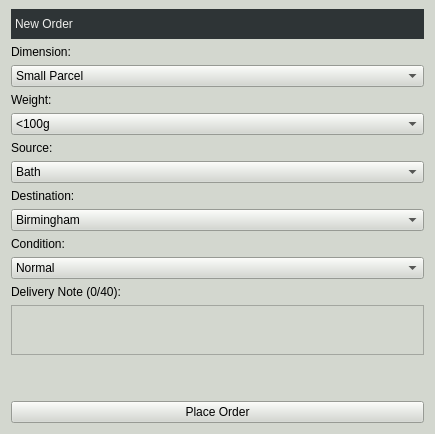
           <widget class="QWidget" name="verticalWidget" native="true">
            <property name="sizePolicy">
             <sizepolicy hsizetype="Fixed" vsizetype="Preferred">
              <horstretch>0</horstretch>
              <verstretch>0</verstretch>
             </sizepolicy>
            </property>
            <property name="minimumSize">
             <size>
              <width>435</width>
              <height>0</height>
             </size>
            </property>
            <property name="maximumSize">
             <size>
              <width>435</width>
              <height>16777215</height>
             </size>
            </property>
            <property name="styleSheet">
             <string notr="true">background-color: rgb(211, 215, 207);</string>
            </property>
            <layout class="QVBoxLayout" name="verticalLayout_21">
             <property name="topMargin">
              <number>9</number>
             </property>
             <item>
              <widget class="QLabel" name="PlaceAnOrderLabel">
               <property name="minimumSize">
                <size>
                 <width>0</width>
                 <height>30</height>
                </size>
               </property>
               <property name="maximumSize">
                <size>
                 <width>435</width>
                 <height>16777215</height>
                </size>
               </property>
               <property name="styleSheet">
                <string notr="true">font: 14pt &quot;Ubuntu&quot;;
color: rgb(238, 238, 236);
background-color: rgb(46, 52, 54);</string>
               </property>
               <property name="text">
                <string>New Order</string>
               </property>
               <property name="indent">
                <number>4</number>
               </property>
              </widget>
             </item>
             <item>
              <widget class="QLabel" name="label_22">
               <property name="text">
                <string>Dimension:</string>
               </property>
              </widget>
             </item>
             <item>
              <widget class="QComboBox" name="dimensionsComboBox">
               <property name="maximumSize">
                <size>
                 <width>435</width>
                 <height>16777215</height>
                </size>
               </property>
               <item>
                <property name="text">
                 <string>Small Parcel</string>
                </property>
               </item>
               <item>
                <property name="text">
                 <string>353 x 250 x 20.5</string>
                </property>
               </item>
               <item>
                <property name="text">
                 <string>450 x 350 x 160</string>
                </property>
               </item>
               <item>
                <property name="text">
                 <string>610 x 460 x 460</string>
                </property>
               </item>
              </widget>
             </item>
             <item>
              <widget class="QLabel" name="label_23">
               <property name="text">
                <string>Weight:</string>
               </property>
              </widget>
             </item>
             <item>
              <widget class="QComboBox" name="weightComboBox">
               <item>
                <property name="text">
                 <string>&lt;100g</string>
                </property>
               </item>
               <item>
                <property name="text">
                 <string>100g</string>
                </property>
               </item>
               <item>
                <property name="text">
                 <string>250g</string>
                </property>
               </item>
               <item>
                <property name="text">
                 <string>750g</string>
                </property>
               </item>
               <item>
                <property name="text">
                 <string>1kg</string>
                </property>
               </item>
               <item>
                <property name="text">
                 <string>2kg</string>
                </property>
               </item>
               <item>
                <property name="text">
                 <string>5kg</string>
                </property>
               </item>
               <item>
                <property name="text">
                 <string>10kg</string>
                </property>
               </item>
               <item>
                <property name="text">
                 <string>20kg</string>
                </property>
               </item>
              </widget>
             </item>
             <item>
              <widget class="QLabel" name="label_24">
               <property name="text">
                <string>Source:</string>
               </property>
              </widget>
             </item>
             <item>
              <widget class="QComboBox" name="sourceComboBox">
               <item>
                <property name="text">
                 <string>Bath</string>
                </property>
               </item>
               <item>
                <property name="text">
                 <string>Birmingham</string>
                </property>
               </item>
               <item>
                <property name="text">
                 <string>Bradford</string>
                </property>
               </item>
               <item>
                <property name="text">
                 <string>Brighton and Hove</string>
                </property>
               </item>
               <item>
                <property name="text">
                 <string>Bristol</string>
                </property>
               </item>
               <item>
                <property name="text">
                 <string>Cambridge</string>
                </property>
               </item>
               <item>
                <property name="text">
                 <string>Canterbury</string>
                </property>
               </item>
               <item>
                <property name="text">
                 <string>Carlisle</string>
                </property>
               </item>
               <item>
                <property name="text">
                 <string>Chelmsford</string>
                </property>
               </item>
               <item>
                <property name="text">
                 <string>Chester</string>
                </property>
               </item>
               <item>
                <property name="text">
                 <string>Chichester</string>
                </property>
               </item>
               <item>
                <property name="text">
                 <string>Coventry</string>
                </property>
               </item>
               <item>
                <property name="text">
                 <string>Derby</string>
                </property>
               </item>
               <item>
                <property name="text">
                 <string>Durham</string>
                </property>
               </item>
               <item>
                <property name="text">
                 <string>Ely</string>
                </property>
               </item>
               <item>
                <property name="text">
                 <string>Exeter</string>
                </property>
               </item>
               <item>
                <property name="text">
                 <string>Gloucester</string>
                </property>
               </item>
               <item>
                <property name="text">
                 <string>Hereford</string>
                </property>
               </item>
               <item>
                <property name="text">
                 <string>Kingston upon Hull</string>
                </property>
               </item>
               <item>
                <property name="text">
                 <string>Lancaster</string>
                </property>
               </item>
               <item>
                <property name="text">
                 <string>Leeds</string>
                </property>
               </item>
               <item>
                <property name="text">
                 <string>Leicester</string>
                </property>
               </item>
               <item>
                <property name="text">
                 <string>Lichfield</string>
                </property>
               </item>
               <item>
                <property name="text">
                 <string>Lincoln</string>
                </property>
               </item>
               <item>
                <property name="text">
                 <string>Liverpool</string>
                </property>
               </item>
               <item>
                <property name="text">
                 <string>London</string>
                </property>
               </item>
               <item>
                <property name="text">
                 <string>Manchester</string>
                </property>
               </item>
               <item>
                <property name="text">
                 <string>Newcastle upon Tyne</string>
                </property>
               </item>
               <item>
                <property name="text">
                 <string>Norwich</string>
                </property>
               </item>
               <item>
                <property name="text">
                 <string>Nottingham</string>
                </property>
               </item>
               <item>
                <property name="text">
                 <string>Oxford</string>
                </property>
               </item>
               <item>
                <property name="text">
                 <string>Peterborough</string>
                </property>
               </item>
               <item>
                <property name="text">
                 <string>Plymouth</string>
                </property>
               </item>
               <item>
                <property name="text">
                 <string>Portsmouth</string>
                </property>
               </item>
               <item>
                <property name="text">
                 <string>Preston</string>
                </property>
               </item>
               <item>
                <property name="text">
                 <string>Ripon</string>
                </property>
               </item>
               <item>
                <property name="text">
                 <string>Salford</string>
                </property>
               </item>
               <item>
                <property name="text">
                 <string>Salisbury</string>
                </property>
               </item>
               <item>
                <property name="text">
                 <string>Sheffield</string>
                </property>
               </item>
               <item>
                <property name="text">
                 <string>Southampton</string>
                </property>
               </item>
               <item>
                <property name="text">
                 <string>St Albans</string>
                </property>
               </item>
               <item>
                <property name="text">
                 <string>Stoke-on-Trent</string>
                </property>
               </item>
               <item>
                <property name="text">
                 <string>Sunderland</string>
                </property>
               </item>
               <item>
                <property name="text">
                 <string>Truro</string>
                </property>
               </item>
               <item>
                <property name="text">
                 <string>Wakefield</string>
                </property>
               </item>
               <item>
                <property name="text">
                 <string>Wells</string>
                </property>
               </item>
               <item>
                <property name="text">
                 <string>Westminster</string>
                </property>
               </item>
               <item>
                <property name="text">
                 <string>Winchester</string>
                </property>
               </item>
               <item>
                <property name="text">
                 <string>Wolverhampton</string>
                </property>
               </item>
               <item>
                <property name="text">
                 <string>Worcester</string>
                </property>
               </item>
               <item>
                <property name="text">
                 <string>York</string>
                </property>
               </item>
              </widget>
             </item>
             <item>
              <widget class="QLabel" name="label_25">
               <property name="text">
                <string>Destination:</string>
               </property>
              </widget>
             </item>
             <item>
              <widget class="QComboBox" name="destinationComboBox">
               <property name="currentIndex">
                <number>1</number>
               </property>
               <item>
                <property name="text">
                 <string>Bath</string>
                </property>
               </item>
               <item>
                <property name="text">
                 <string>Birmingham</string>
                </property>
               </item>
               <item>
                <property name="text">
                 <string>Bradford</string>
                </property>
               </item>
               <item>
                <property name="text">
                 <string>Brighton and Hove</string>
                </property>
               </item>
               <item>
                <property name="text">
                 <string>Bristol</string>
                </property>
               </item>
               <item>
                <property name="text">
                 <string>Cambridge</string>
                </property>
               </item>
               <item>
                <property name="text">
                 <string>Canterbury</string>
                </property>
               </item>
               <item>
                <property name="text">
                 <string>Carlisle</string>
                </property>
               </item>
               <item>
                <property name="text">
                 <string>Chelmsford</string>
                </property>
               </item>
               <item>
                <property name="text">
                 <string>Chester</string>
                </property>
               </item>
               <item>
                <property name="text">
                 <string>Chichester</string>
                </property>
               </item>
               <item>
                <property name="text">
                 <string>Coventry</string>
                </property>
               </item>
               <item>
                <property name="text">
                 <string>Derby</string>
                </property>
               </item>
               <item>
                <property name="text">
                 <string>Durham</string>
                </property>
               </item>
               <item>
                <property name="text">
                 <string>Ely</string>
                </property>
               </item>
               <item>
                <property name="text">
                 <string>Exeter</string>
                </property>
               </item>
               <item>
                <property name="text">
                 <string>Gloucester</string>
                </property>
               </item>
               <item>
                <property name="text">
                 <string>Hereford</string>
                </property>
               </item>
               <item>
                <property name="text">
                 <string>Kingston upon Hull</string>
                </property>
               </item>
               <item>
                <property name="text">
                 <string>Lancaster</string>
                </property>
               </item>
               <item>
                <property name="text">
                 <string>Leeds</string>
                </property>
               </item>
               <item>
                <property name="text">
                 <string>Leicester</string>
                </property>
               </item>
               <item>
                <property name="text">
                 <string>Lichfield</string>
                </property>
               </item>
               <item>
                <property name="text">
                 <string>Lincoln</string>
                </property>
               </item>
               <item>
                <property name="text">
                 <string>Liverpool</string>
                </property>
               </item>
               <item>
                <property name="text">
                 <string>London</string>
                </property>
               </item>
               <item>
                <property name="text">
                 <string>Manchester</string>
                </property>
               </item>
               <item>
                <property name="text">
                 <string>Newcastle upon Tyne</string>
                </property>
               </item>
               <item>
                <property name="text">
                 <string>Norwich</string>
                </property>
               </item>
               <item>
                <property name="text">
                 <string>Nottingham</string>
                </property>
               </item>
               <item>
                <property name="text">
                 <string>Oxford</string>
                </property>
               </item>
               <item>
                <property name="text">
                 <string>Peterborough</string>
                </property>
               </item>
               <item>
                <property name="text">
                 <string>Plymouth</string>
                </property>
               </item>
               <item>
                <property name="text">
                 <string>Portsmouth</string>
                </property>
               </item>
               <item>
                <property name="text">
                 <string>Preston</string>
                </property>
               </item>
               <item>
                <property name="text">
                 <string>Ripon</string>
                </property>
               </item>
               <item>
                <property name="text">
                 <string>Salford</string>
                </property>
               </item>
               <item>
                <property name="text">
                 <string>Salisbury</string>
                </property>
               </item>
               <item>
                <property name="text">
                 <string>Sheffield</string>
                </property>
               </item>
               <item>
                <property name="text">
                 <string>Southampton</string>
                </property>
               </item>
               <item>
                <property name="text">
                 <string>St Albans</string>
                </property>
               </item>
               <item>
                <property name="text">
                 <string>Stoke-on-Trent</string>
                </property>
               </item>
               <item>
                <property name="text">
                 <string>Sunderland</string>
                </property>
               </item>
               <item>
                <property name="text">
                 <string>Truro</string>
                </property>
               </item>
               <item>
                <property name="text">
                 <string>Wakefield</string>
                </property>
               </item>
               <item>
                <property name="text">
                 <string>Wells</string>
                </property>
               </item>
               <item>
                <property name="text">
                 <string>Westminster</string>
                </property>
               </item>
               <item>
                <property name="text">
                 <string>Winchester</string>
                </property>
               </item>
               <item>
                <property name="text">
                 <string>Wolverhampton</string>
                </property>
               </item>
               <item>
                <property name="text">
                 <string>Worcester</string>
                </property>
               </item>
               <item>
                <property name="text">
                 <string>York</string>
                </property>
               </item>
              </widget>
             </item>
             <item>
              <widget class="QLabel" name="label_26">
               <property name="text">
                <string>Condition:</string>
               </property>
              </widget>
             </item>
             <item>
              <widget class="QComboBox" name="deliveryConditionComboBox">
               <item>
                <property name="text">
                 <string>Normal</string>
                </property>
               </item>
               <item>
                <property name="text">
                 <string>Fragile</string>
                </property>
               </item>
               <item>
                <property name="text">
                 <string>Frozen Goods</string>
                </property>
               </item>
              </widget>
             </item>
             <item>
              <widget class="QLabel" name="deliveryNoteLabel">
               <property name="text">
                <string>Delivery Note (0/40):</string>
               </property>
              </widget>
             </item>
             <item>
              <widget class="QTextEdit" name="deliveryNoteTextEdit">
               <property name="maximumSize">
                <size>
                 <width>16777215</width>
                 <height>50</height>
                </size>
               </property>
              </widget>
             </item>
             <item>
              <spacer name="verticalSpacer_19">
               <property name="orientation">
                <enum>Qt::Vertical</enum>
               </property>
               <property name="sizeHint" stdset="0">
                <size>
                 <width>20</width>
                 <height>40</height>
                </size>
               </property>
              </spacer>
             </item>
             <item>
              <widget class="QPushButton" name="placeOrderButton">
               <property name="text">
                <string>Place Order</string>
               </property>
              </widget>
             </item>
            </layout>
           </widget>
